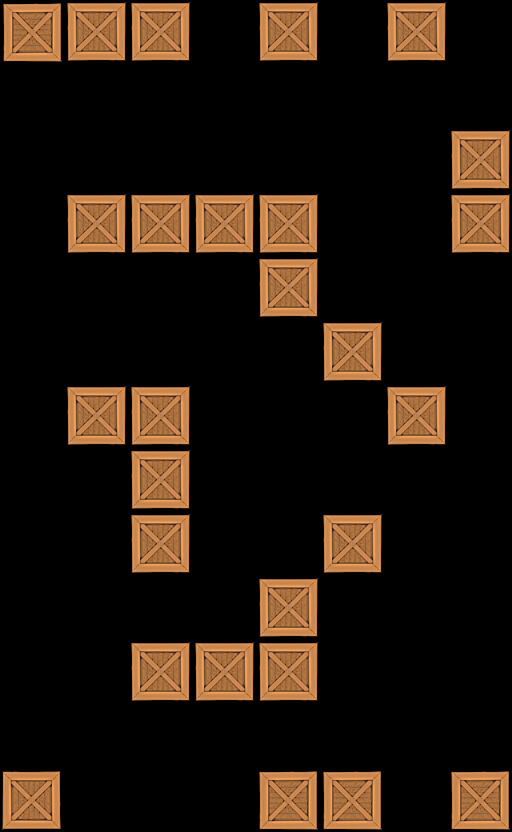

This is a level from a 2D game, rendered from its Tiled map with the project's own tilesets. A one-line summary and the map file follow, with tile-layer data summarised:
An orthogonal 8x13 tile map with 64x64 px tiles, 1 tile layer (Tile Layer 1).

<map version="1.0" orientation="orthogonal" width="8" height="13" tilewidth="64" tileheight="64">
 <tileset firstgid="1" name="crate" tilewidth="64" tileheight="64">
  <image source="../../crate5.png" width="64" height="64" />
 </tileset>
 <layer name="Tile Layer 1" width="8" height="13">
  <data>[104 cells, 27 non-empty, 1 distinct tile ids]</data>
 </layer>
</map>
